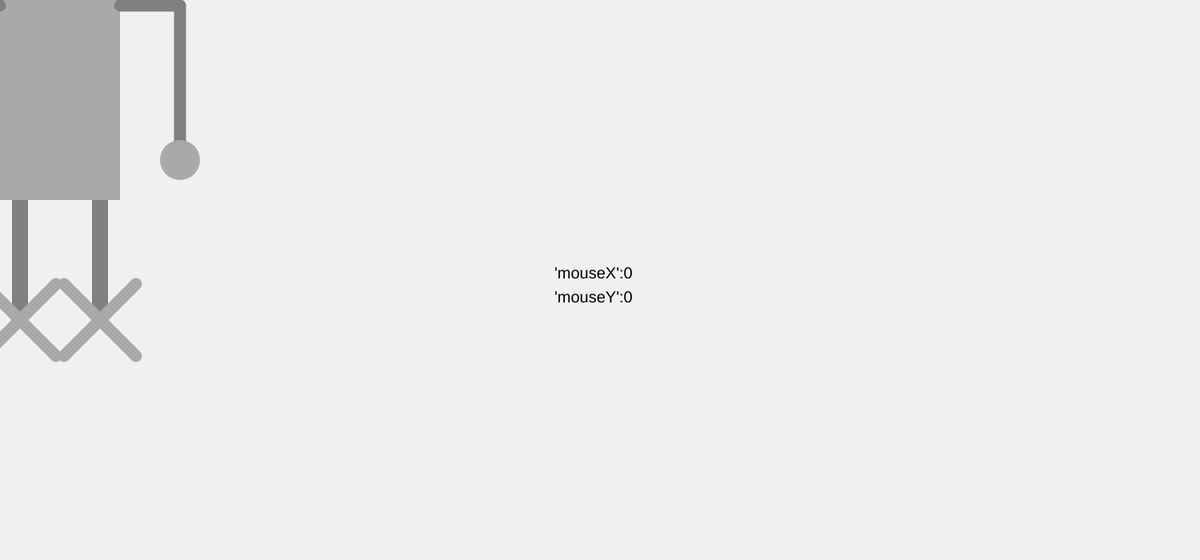
Frame 1 (no input)
Frame 60 (no input): identical to frame 1, image omitted
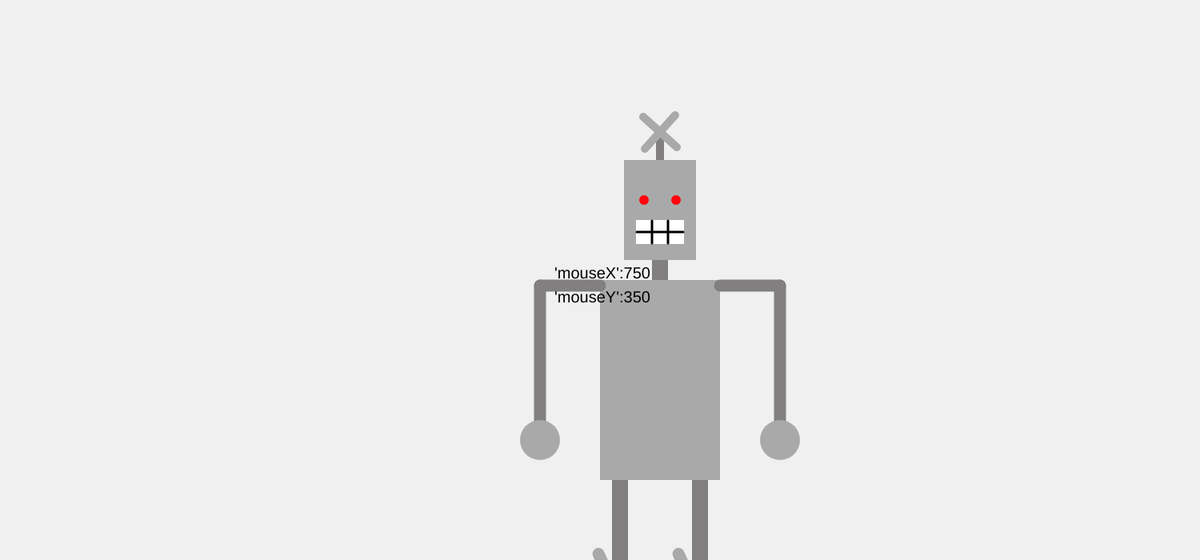
Frame 120 (the mouse pressed at the canvas centre since frame 60)

The p5.js sketch that drew these frames (run headless with seeded random() and noise() and a simulated clock; from frame 60 on, the mouse is pressed at the canvas centre):

// p5.js sketch
// ── sketch.js
// Silly Robot setup

var angle = 0;

function setup() {
    createCanvas( 1500, 700 );
    angleMode(DEGREES);

}

function draw() {
    // erase every frame
    background( 'rgb(240, 240, 240)' );
    // turn the cursor off
    noCursor();

    //*****************
    // Robot Sandbox
    //*****************

    push();

    // Make robot follow mouse
    translate( mouseX, mouseY );


    // ** Body **
    push();

    strokeWeight( 0 );
    fill( 'rgb(169,169,169)' );
    rect( 0, 0, 150, 250 );

    push();
    // ** arms **

    // right arm

    stroke( 'rgb(129, 127, 127)' );
    strokeWeight( 15 );
    line( 0, 7, -75, 7 );
    line( -75, 7, -75, 200 );
    stroke( 'rgb(169,169,169)' );
    strokeWeight(50);
    point( -75, 200 );


    // left arm

    stroke( 'rgb(129, 127, 127)' );
    strokeWeight( 15 );
    line( 150, 7, 225, 7 );
    line( 225, 7, 225, 200 );
    stroke( 'rgb(169,169,169)' );
    strokeWeight(50);
    point( 225, 200 );

    pop();

    push();
    // ** HEAD **

    // neck

    translate( 75, 0 );
    stroke( 'rgb(129, 127, 127)' );
    strokeWeight( 20 );
    strokeCap(SQUARE);
    line( 0, 0, 0, -25 );

    pop();

    push();
    // actual head

    translate( 75, 0 );
    noStroke();
    fill( 'rgb(169,169,169)' );
    rect( -45, -150, 90, 125 );

    // eyes

    translate( 0, -100 );
    stroke( 'rgb(254, 4, 14)' );
    strokeWeight( 12 );
    point( -20, 0 );

    scale( -1, 1 );
    stroke( 'rgb(254, 4, 14)' );
    strokeWeight( 12 );
    point( -20, 0 );


    push();
    // mouth

    noStroke();
    fill( 'rgb(255, 255, 255)' );
    rect( -30, 25, 60, 30 );

    push();
    // teeth

    stroke( 0 );
    strokeWeight( 3 );
    //ellipse( 0, 0, 10, 10 );
    line( 29, 40, -29, 40 );
    line( 10, 26, 10, 54 );
    scale( -1, 1 );
    line( 10, 26, 10, 54 );

    push();
    // propeller

    stroke( 'rgb(129, 127, 127)' );
    strokeCap(SQUARE);
    strokeWeight( 10 );
    line( 0, -50, 0, -85 );

    pop();

    push();
    // blades
    translate( 0, -85, );
    rotate(angle);
    //ellipse( 0, 0, 10, 10 );
    stroke( 'rgb(169,169,169)' );
    strokeCap(ROUND);
    strokeWeight( 10 );
    line( -20, -20, 20, 20 );
    line( 20, -20, -20, 20 );

    // make blades rotate
    angle =  angle + 3;

    pop();

    // ** END HEAD **

    // ** LEGS **

    push();
    // right leg

    translate( 0, 350, );
    //ellipse( 0, 0, 10, 10 );
    stroke( 'rgb(129, 127, 127)' );
    strokeCap(SQUARE);
    strokeWeight( 20 );
    line( -50, 0, -50, 150 );

    // left leg

    scale( -1, 1 );
    stroke( 'rgb(129, 127, 127)' );
    strokeCap(SQUARE);
    strokeWeight( 20 );
    line( -50, 0, -50, 150 );

    pop();
    push();
    // right propeller

    translate( -50, 500 );
    //ellipse( 0, 0, 10, 10 );
    rotate( mouseX );
    rotate( mouseY );
    stroke( 'rgb(169,169,169)' );
    strokeWeight( 15 );
    line( -45, 45, 45, -45 );
    line( -45, -45, 45, 45 );

    pop();
    push();
    // left propeller

    translate( 50, 500 );
    //ellipse( 0, 0, 10, 10 );
    rotate( mouseX );
    rotate( mouseY );
    stroke( 'rgb(169,169,169)' );
    strokeWeight( 15 );
    line( -45, 45, 45, -45 );
    line( -45, -45, 45, 45 );

    pop();

    //*****************
    // End Robot Sandbox
    //*****************

    // ** Counter **
     resetMatrix();
     textSize( 20 );
     noStroke();
     fill( 'black' );
     translate( windowWidth/2, windowHeight/2 );
     text( "'mouseX':" + floor( mouseX ), -65, -10 );
     text( "'mouseY':" + floor( mouseY ), -65, 20 );
     //noFill();
     //stroke( 5 );
     //rect( -75, -37.5, 150, 75 );

  }
